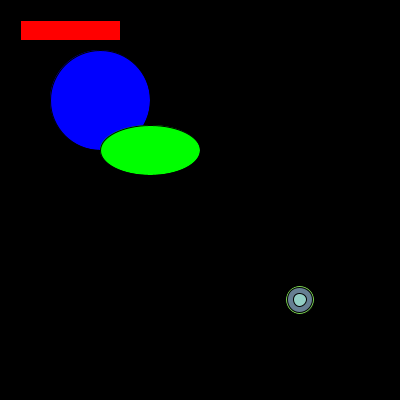
Frame 1 (no input)
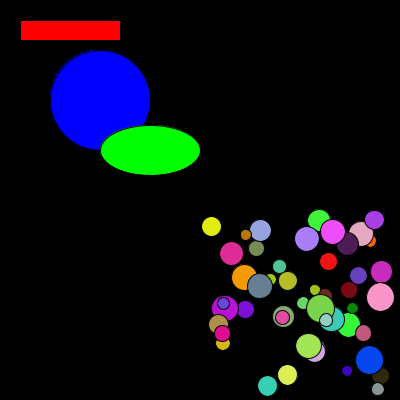
Frame 60 (the mouse pressed at the canvas centre just before this capture)
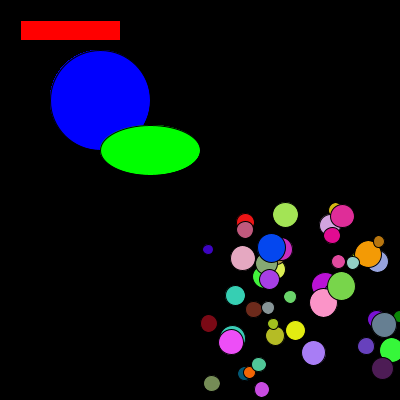
Frame 120 (the mouse held since frame 60 and released just before this capture)

The Processing sketch that drew these frames (run headless with seeded random() and noise(); from frame 60 on, the mouse is pressed at the canvas centre):

// Processing sketch: PBalls
// ── PBalls.pde
//
// hello_pgraphics_2.pde
//


PGraphics pg1;
PGraphics pg2;

ArrayList<Ball> balls;


void setup()
{
    size(400, 400);

    pg1 = createGraphics(200, 200);
    pg2 = createGraphics(200, 200);

    createBalls();
}


void createBalls()
{
    balls = new ArrayList<Ball>();
    final int ballCount = 50;

    for (int i=0; i<ballCount; i++)
    {
        float radius = random(5, 15);
        int c = color(random(256), random(256), random(256));
        PVector position = new PVector(100, 100);
        PVector velocity = PVector.random2D();
        velocity.setMag(random(2, 6));

        balls.add(new Ball(position, velocity, radius, c));
    }
}


void drawSimple(PGraphics pg)
{
    pg.beginDraw();

    pg.fill(0, 0, 255);
    pg.ellipse(100, 100, 100, 100);

    pg.fill(0, 255, 0);
    pg.ellipse(150, 150, 100, 50);

    pg.fill(255, 0, 0);
    pg.rect(20, 20, 100, 20);

    pg.endDraw();
}


void drawBalls(PGraphics pg)
{
    pg.beginDraw();
    pg.background(0);
    for (Ball b : balls)
      b.display(pg);
    pg.endDraw();
}


class Ball
{
    PVector position;
    PVector velocity;
    float radius;
    int c;

    Ball(PVector position, PVector velocity, float radius, int c)
    {
        this.position = position;
        this.velocity = velocity;
        this.radius = radius;
        this.c = c;
    }

    void display(PGraphics pg)
    {
        pg.fill(c);
        pg.ellipse(position.x, position.y, radius*2, radius*2);
        position.add(velocity);

        if (position.x<radius || position.x>pg.width-radius)
          velocity.x *= -1;
        if (position.y<radius || position.y>pg.height-radius)
          velocity.y *= -1;
    }
}


int state = 0;


void drawKaleidoscope(PGraphics pg)
{
    int n = 7;
    for (int i=0; i<n; i++)
    {
        pushMatrix();
        translate(width/2, height/2);
        rotate(2*PI*i/n);
        image(pg, 0, 0);
        popMatrix();
    }
}


void draw()
{
    background(0);

    drawSimple(pg1); 
    drawBalls(pg2); 

    if (state == 0)
    {
        image(pg1, 0, 0);
        image(pg2, 200, 200);
    }
    else if (state == 1)
    {
        drawKaleidoscope(pg1);
    }
    else
    {
        drawKaleidoscope(pg2);
    }
}


void keyPressed()
{
    state++;
    if (state>2) state = 0;
}
